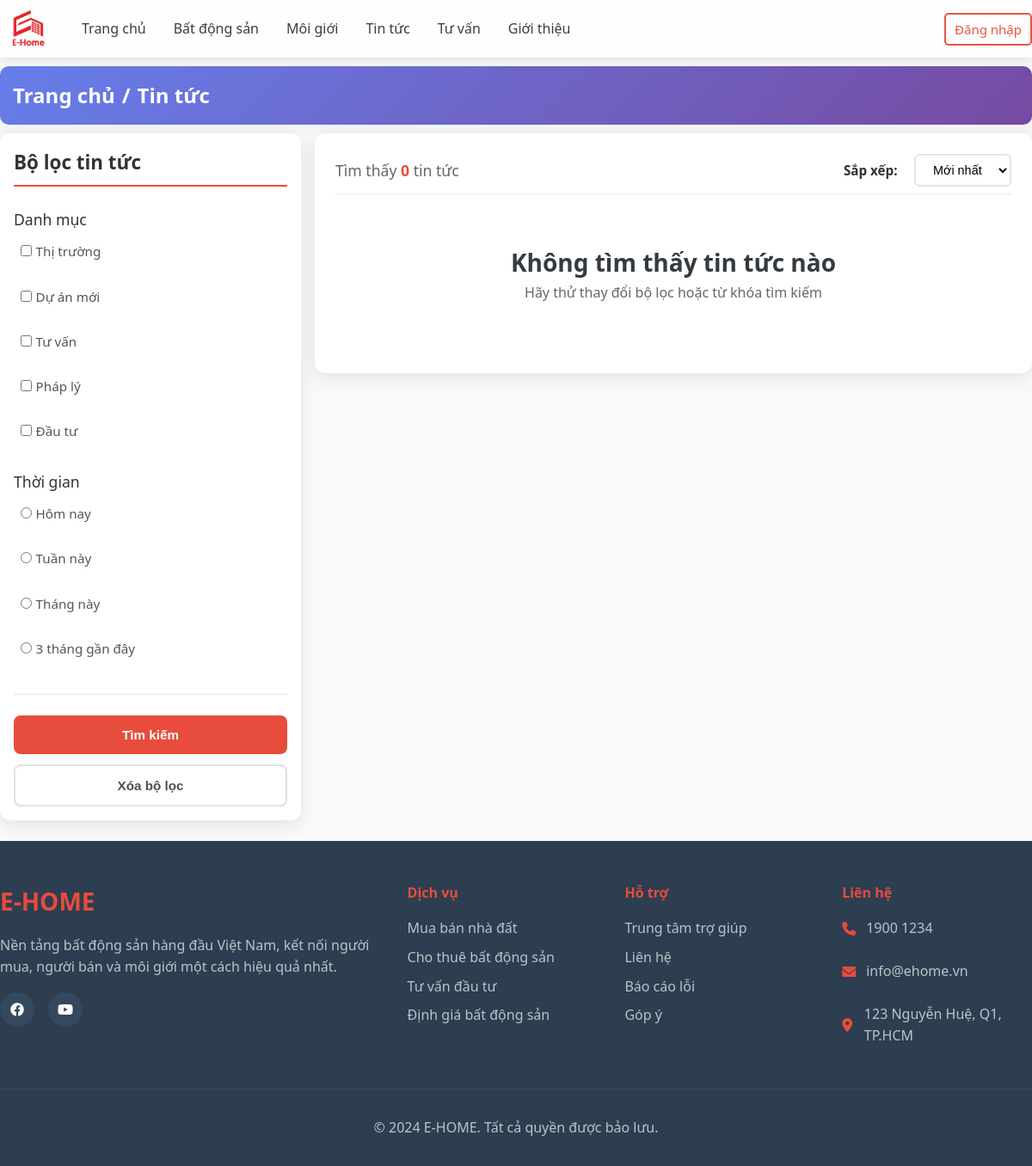
The page /user/index.php?act=listNews on the database its author committed.
### tables this page shows
CREATE TABLE `typenews` (
  `id` int(11) NOT NULL,
  `name` varchar(256) NOT NULL,
  `description` text DEFAULT NULL
);

### user/controllers/listNewsController/index.php (called while the page is built, shortened)
<?php
$limit = 4;
$whereConditions = array();
$whereConditions[] = "n.title LIKE '%" . $_SESSION['search-news'] . "%'";
$whereClause = implode(' AND ', $whereConditions);
$total = mysqli_query($conn, "SELECT * FROM `news` n WHERE $whereClause");
$current_page = isset($_GET['page']) ? $_GET['page'] : 1;
$start = ($current_page - 1) * $limit;
$sql_list = "SELECT n.*, tn.name as typeName
             FROM `news` n
             INNER JOIN `typenews` tn ON n.typeId = tn.id
             WHERE $whereClause
             ORDER BY n.pin DESC, n.id " . $_SESSION['sort-news'] . "
             LIMIT $start, $limit";
$listTypeNewsResult = mysqli_query($conn, "SELECT id, name FROM `typenews`");
$listNewsResult = mysqli_query($conn, $sql_list);
if ($listNewsResult) {
  $listTypeNews = mysqli_fetch_all($listTypeNewsResult, MYSQLI_ASSOC);
  $listNews = mysqli_fetch_all($listNewsResult, MYSQLI_ASSOC);
} else {
  error('Lấy thông tin tin tức thất bại!', 'index.php?act=news');
}
include "./views/page/listNews.php";
return;

### user/index.php (called while the page is built, shortened)
<?php
    include "views/header.php";
    include "controllers/userController.php";
    include "views/footer.php"
?>

### user/views/page/listNews.php (the view, shortened to what this page needs)
<div class="news-page">
    <section class="page-header">
    <div class="container">
        <div class="breadcrumb">
            <a href="index.php">Trang chủ</a>
            <span>/</span>
            <span>Tin tức</span>
        </div>
    </div>
</section>
<main class="main-content">
    <div class="container">
        <div class="content-layout">
            <aside class="sidebar">
                <form method="POST" id="filterForm">
                    <div class="filter-section">
                        <h3>Bộ lọc tin tức</h3>
                        <div class="filter-group">
                            <label>Danh mục</label>
                            <div class="checkbox-group">
                                <?php foreach ($listTypeNews as $key => $value) { ?>
                                    <label class="checkbox-item">
                                        <input type="checkbox" name="filter-category[]" value="<?= $value['id'] ?>"
                                            <?= in_array($value['id'], $_SESSION['filter-category']) ? 'checked' : '' ?>>
                                        <span><?= $value['name'] ?></span>
                                    </label>
                                <?php } ?>
                            </div>
                        </div>
                        <div class="filter-group">
                            <label>Thời gian</label>
                            <div class="checkbox-group">
                                <label class="checkbox-item">
                                    <input type="radio" name="filter-time" value="today"
                                        <?= $_SESSION['filter-time'] == 'today' ? 'checked' : '' ?>>
                                    <span>Hôm nay</span>
                                </label>
                                <label class="checkbox-item">
                                    <input type="radio" name="filter-time" value="week"
                                        <?= $_SESSION['filter-time'] == 'week' ? 'checked' : '' ?>>
                                    <span>Tuần này</span>
                                </label>
                                <label class="checkbox-item">
                                    <input type="radio" name="filter-time" value="month"
                                        <?= $_SESSION['filter-time'] == 'month' ? 'checked' : '' ?>>
                                    <span>Tháng này</span>
                                </label>
                                <label class="checkbox-item">
                                    <input type="radio" name="filter-time" value="quarter"
                                        <?= $_SESSION['filter-time'] == 'quarter' ? 'checked' : '' ?>>
                                    <span>3 tháng gần đây</span>
                                </label>
                            </div>
                        </div>
                        <div class="filter-actions">
                            <button type="submit" class="btn btn-primary">Tìm kiếm</button>
                            <button type="submit" name="clear-filter" class="btn btn-outline">Xóa bộ lọc</button>
                        </div>
                    </div>
                </form>
            </aside>
            <div class="content-area">
                <div class="content-header">
                    <div class="results-info">
                        <span>Tìm thấy <strong><?= mysqli_num_rows($total) ?></strong> tin tức</span>
                    </div>
                    <div class="sort-options">
                        <label style="width: 70px">Sắp xếp:</label>
                        <form method="POST" style="display: inline;">
                            <select class="form-select" name="sort-news" onchange="this.form.submit()">
                                <option value="desc" <?= $_SESSION['sort-news'] == 'desc' ? 'selected' : '' ?>>Mới nhất
                                </option>
                            </select>
                        </form>
                    </div>
                </div>
                <?php if (empty($listNews)) { ?>
                    <div style="text-align: center; padding: 40px; color: #666;">
                        <h3>Không tìm thấy tin tức nào</h3>
                        <p>Hãy thử thay đổi bộ lọc hoặc từ khóa tìm kiếm</p>
                    </div>
                <?php } ?>
            </div>
        </div>
    </div>
</main>
</div>

### user/views/css/index.css (style rules this page uses)
* { margin: 0; padding: 0; box-sizing: border-box; }
.container { max-width: 1200px; margin: 0 auto; }
.btn { padding: 0.875rem 1.5rem; border-radius: 8px; font-size: 0.95rem; font-weight: 600; cursor: pointer; transition: all 0.3s ease; text-decoration: none; text-align: center; border: none; }
.btn-primary { background: #e74c3c; color: white; }
.btn-outline { background: white; color: #495057; border: 2px solid #dee2e6; }
.page-header { text-align: left; max-width: 1200px; margin: 10px auto; padding: 15px; background: linear-gradient(135deg, #667eea 0%, #764ba2 100%); border-radius: 10px; }
.page-header .breadcrumb { display: flex; justify-content: flex-start; align-items: center; gap: 8px; }
.page-header .breadcrumb a, .page-header .breadcrumb span { font-size: 1.5rem; font-weight: 600; color: white; text-decoration: none; }
:root { --primary-color: #007bff; --secondary-color: #6c757d; --dark-color: #343a40; --light-color: #f8f9fa; --white-color: #ffffff; --font-family: 'Segoe UI', Roboto, 'Helvetica Neue', Arial, sans-serif; --border-radius: 8px; --box-shadow: 0 4px 6px rgba(0, 0, 0, 0.1); --transition: all 0.3s ease-in-out; }
body { font-family: var(--font-family); line-height: 1.6; color: var(--dark-color); background-color: #f4f7f6; margin: 0; padding: 0; }
h1, h2, h3 { color: var(--dark-color); font-weight: 600; margin-top: 0; }
h3 { font-size: 1.75rem; }
p { margin-bottom: 1rem; }
a { text-decoration: none; color: var(--primary-color); transition: var(--transition); }
section { padding: 5px 0; }

### user/views/css/addProperty.css (style rules this page uses)
.form-input, .form-select, .form-textarea { padding: 0.75rem 1rem; border: 2px solid #e0e0e0; border-radius: 8px; font-size: 1rem; transition: all 0.3s; background: white; }

### rows shown on the page
typenews: name "Thị trường"
typenews: name "Dự án mới"
typenews: name "Tư vấn"
typenews: name "Pháp lý"
typenews: name "Đầu tư"

### other values the page prints
mysqli_num_rows($total) "0"
